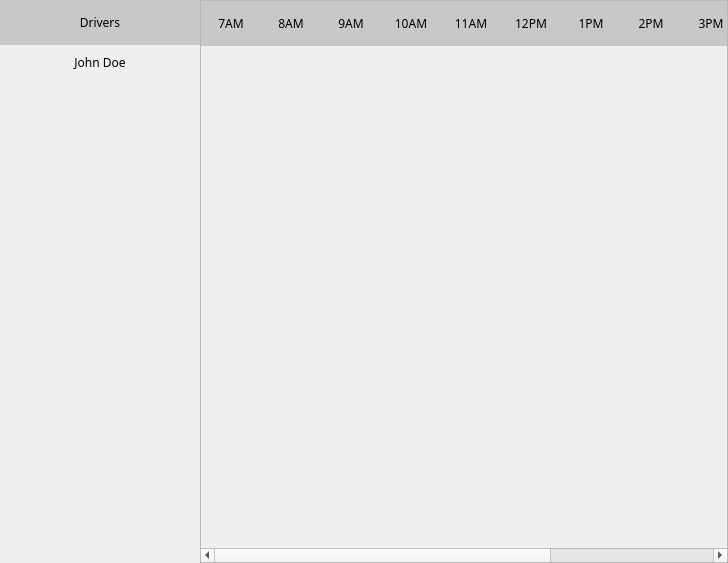
<?xml version="1.0" encoding="UTF-8"?>
<ui version="4.0">
 <class>CalendarWidget</class>
 <widget class="QWidget" name="CalendarWidget">
  <property name="geometry">
   <rect>
    <x>0</x>
    <y>0</y>
    <width>728</width>
    <height>563</height>
   </rect>
  </property>
  <layout class="QHBoxLayout" name="horizontalLayout" stretch="1,4">
   <property name="spacing">
    <number>0</number>
   </property>
   <property name="leftMargin">
    <number>0</number>
   </property>
   <property name="topMargin">
    <number>0</number>
   </property>
   <property name="rightMargin">
    <number>0</number>
   </property>
   <property name="bottomMargin">
    <number>0</number>
   </property>
   <item>
    <layout class="QVBoxLayout" name="DriversLayout">
     <item>
      <widget class="QLabel" name="driversLabel">
       <property name="minimumSize">
        <size>
         <width>200</width>
         <height>45</height>
        </size>
       </property>
       <property name="font">
        <font>
         <family>Segoe UI Black</family>
        </font>
       </property>
       <property name="styleSheet">
        <string notr="true">background-color: rgb(200, 200, 200);</string>
       </property>
       <property name="text">
        <string>Drivers</string>
       </property>
       <property name="alignment">
        <set>Qt::AlignCenter</set>
       </property>
      </widget>
     </item>
     <item>
      <widget class="QPushButton" name="driverButton1">
       <property name="minimumSize">
        <size>
         <width>0</width>
         <height>35</height>
        </size>
       </property>
       <property name="font">
        <font>
         <family>Segoe UI Semibold</family>
        </font>
       </property>
       <property name="styleSheet">
        <string notr="true">QPushButton {
	background-color: qlineargradient(spread:pad, x1:0, y1:0, x2:1, y2:0, stop:				0.039801 rgba(0, 		85, 0, 255), stop:0.0447761 rgba(0, 0, 0, 0));

	border: none;
}

QPushButton::checked {
	background-color:rgb(219, 56, 29);
}</string>
       </property>
       <property name="text">
        <string>John Doe</string>
       </property>
      </widget>
     </item>
     <item>
      <spacer name="verticalSpacer_2">
       <property name="orientation">
        <enum>Qt::Vertical</enum>
       </property>
       <property name="sizeHint" stdset="0">
        <size>
         <width>20</width>
         <height>467</height>
        </size>
       </property>
      </spacer>
     </item>
    </layout>
   </item>
   <item>
    <widget class="QScrollArea" name="TimeScroll">
     <property name="widgetResizable">
      <bool>true</bool>
     </property>
     <widget class="QWidget" name="TimeScrollWidget">
      <property name="geometry">
       <rect>
        <x>0</x>
        <y>0</y>
        <width>780</width>
        <height>540</height>
       </rect>
      </property>
      <layout class="QVBoxLayout" name="verticalLayout_2">
       <property name="spacing">
        <number>0</number>
       </property>
       <property name="leftMargin">
        <number>0</number>
       </property>
       <property name="topMargin">
        <number>0</number>
       </property>
       <property name="rightMargin">
        <number>0</number>
       </property>
       <item>
        <widget class="QWidget" name="TimeWidget" native="true">
         <property name="minimumSize">
          <size>
           <width>780</width>
           <height>45</height>
          </size>
         </property>
         <layout class="QHBoxLayout" name="horizontalLayout_3">
          <property name="spacing">
           <number>0</number>
          </property>
          <property name="leftMargin">
           <number>0</number>
          </property>
          <property name="topMargin">
           <number>0</number>
          </property>
          <property name="rightMargin">
           <number>0</number>
          </property>
          <property name="bottomMargin">
           <number>0</number>
          </property>
          <item>
           <widget class="QLabel" name="time1">
            <property name="font">
             <font>
              <family>Segoe UI Black</family>
             </font>
            </property>
            <property name="styleSheet">
             <string notr="true">background-color: rgb(200, 200, 200);</string>
            </property>
            <property name="text">
             <string>7AM</string>
            </property>
            <property name="alignment">
             <set>Qt::AlignCenter</set>
            </property>
           </widget>
          </item>
          <item>
           <widget class="QLabel" name="time2">
            <property name="font">
             <font>
              <family>Segoe UI Black</family>
             </font>
            </property>
            <property name="styleSheet">
             <string notr="true">background-color: rgb(200, 200, 200);</string>
            </property>
            <property name="text">
             <string>8AM</string>
            </property>
            <property name="alignment">
             <set>Qt::AlignCenter</set>
            </property>
           </widget>
          </item>
          <item>
           <widget class="QLabel" name="time3">
            <property name="font">
             <font>
              <family>Segoe UI Black</family>
             </font>
            </property>
            <property name="styleSheet">
             <string notr="true">background-color: rgb(200, 200, 200);</string>
            </property>
            <property name="text">
             <string>9AM</string>
            </property>
            <property name="alignment">
             <set>Qt::AlignCenter</set>
            </property>
           </widget>
          </item>
          <item>
           <widget class="QLabel" name="time4">
            <property name="font">
             <font>
              <family>Segoe UI Black</family>
             </font>
            </property>
            <property name="styleSheet">
             <string notr="true">background-color: rgb(200, 200, 200);</string>
            </property>
            <property name="text">
             <string>10AM</string>
            </property>
            <property name="alignment">
             <set>Qt::AlignCenter</set>
            </property>
           </widget>
          </item>
          <item>
           <widget class="QLabel" name="time5">
            <property name="font">
             <font>
              <family>Segoe UI Black</family>
             </font>
            </property>
            <property name="styleSheet">
             <string notr="true">background-color: rgb(200, 200, 200);</string>
            </property>
            <property name="text">
             <string>11AM</string>
            </property>
            <property name="alignment">
             <set>Qt::AlignCenter</set>
            </property>
           </widget>
          </item>
          <item>
           <widget class="QLabel" name="time6">
            <property name="font">
             <font>
              <family>Segoe UI Black</family>
             </font>
            </property>
            <property name="styleSheet">
             <string notr="true">background-color: rgb(200, 200, 200);</string>
            </property>
            <property name="text">
             <string>12PM</string>
            </property>
            <property name="alignment">
             <set>Qt::AlignCenter</set>
            </property>
           </widget>
          </item>
          <item>
           <widget class="QLabel" name="time7">
            <property name="font">
             <font>
              <family>Segoe UI Black</family>
             </font>
            </property>
            <property name="styleSheet">
             <string notr="true">background-color: rgb(200, 200, 200);</string>
            </property>
            <property name="text">
             <string>1PM</string>
            </property>
            <property name="alignment">
             <set>Qt::AlignCenter</set>
            </property>
           </widget>
          </item>
          <item>
           <widget class="QLabel" name="time8">
            <property name="font">
             <font>
              <family>Segoe UI Black</family>
             </font>
            </property>
            <property name="styleSheet">
             <string notr="true">background-color: rgb(200, 200, 200);</string>
            </property>
            <property name="text">
             <string>2PM</string>
            </property>
            <property name="alignment">
             <set>Qt::AlignCenter</set>
            </property>
           </widget>
          </item>
          <item>
           <widget class="QLabel" name="time9">
            <property name="font">
             <font>
              <family>Segoe UI Black</family>
             </font>
            </property>
            <property name="styleSheet">
             <string notr="true">background-color: rgb(200, 200, 200);</string>
            </property>
            <property name="text">
             <string>3PM</string>
            </property>
            <property name="alignment">
             <set>Qt::AlignCenter</set>
            </property>
           </widget>
          </item>
          <item>
           <widget class="QLabel" name="time10">
            <property name="font">
             <font>
              <family>Segoe UI Black</family>
             </font>
            </property>
            <property name="styleSheet">
             <string notr="true">background-color: rgb(200, 200, 200);</string>
            </property>
            <property name="text">
             <string>4PM</string>
            </property>
            <property name="alignment">
             <set>Qt::AlignCenter</set>
            </property>
           </widget>
          </item>
          <item>
           <widget class="QLabel" name="time11">
            <property name="font">
             <font>
              <family>Segoe UI Black</family>
             </font>
            </property>
            <property name="styleSheet">
             <string notr="true">background-color: rgb(200, 200, 200);</string>
            </property>
            <property name="text">
             <string>5PM</string>
            </property>
            <property name="alignment">
             <set>Qt::AlignCenter</set>
            </property>
           </widget>
          </item>
          <item>
           <widget class="QLabel" name="time12">
            <property name="font">
             <font>
              <family>Segoe UI Black</family>
             </font>
            </property>
            <property name="styleSheet">
             <string notr="true">background-color: rgb(200, 200, 200);</string>
            </property>
            <property name="text">
             <string>6PM</string>
            </property>
            <property name="alignment">
             <set>Qt::AlignCenter</set>
            </property>
           </widget>
          </item>
          <item>
           <widget class="QLabel" name="time13">
            <property name="font">
             <font>
              <family>Segoe UI Black</family>
             </font>
            </property>
            <property name="styleSheet">
             <string notr="true">background-color: rgb(200, 200, 200);</string>
            </property>
            <property name="text">
             <string>7PM</string>
            </property>
            <property name="alignment">
             <set>Qt::AlignCenter</set>
            </property>
           </widget>
          </item>
         </layout>
        </widget>
       </item>
       <item>
        <widget class="QWidget" name="DriverTimeWidget" native="true">
         <property name="minimumSize">
          <size>
           <width>780</width>
           <height>35</height>
          </size>
         </property>
         <layout class="QHBoxLayout" name="horizontalLayout_4">
          <property name="spacing">
           <number>0</number>
          </property>
          <property name="leftMargin">
           <number>0</number>
          </property>
          <property name="topMargin">
           <number>0</number>
          </property>
          <property name="rightMargin">
           <number>0</number>
          </property>
          <property name="bottomMargin">
           <number>0</number>
          </property>
          <item>
           <widget class="QLabel" name="dTime1">
            <property name="font">
             <font>
              <family>Segoe UI Black</family>
             </font>
            </property>
            <property name="styleSheet">
             <string notr="true"/>
            </property>
            <property name="text">
             <string/>
            </property>
            <property name="alignment">
             <set>Qt::AlignCenter</set>
            </property>
           </widget>
          </item>
          <item>
           <widget class="QLabel" name="dTime2">
            <property name="font">
             <font>
              <family>Segoe UI Black</family>
             </font>
            </property>
            <property name="styleSheet">
             <string notr="true"/>
            </property>
            <property name="text">
             <string/>
            </property>
            <property name="alignment">
             <set>Qt::AlignCenter</set>
            </property>
           </widget>
          </item>
          <item>
           <widget class="QLabel" name="dTime3">
            <property name="font">
             <font>
              <family>Segoe UI Black</family>
             </font>
            </property>
            <property name="styleSheet">
             <string notr="true"/>
            </property>
            <property name="text">
             <string/>
            </property>
            <property name="alignment">
             <set>Qt::AlignCenter</set>
            </property>
           </widget>
          </item>
          <item>
           <widget class="QLabel" name="dTime4">
            <property name="font">
             <font>
              <family>Segoe UI Black</family>
             </font>
            </property>
            <property name="styleSheet">
             <string notr="true"/>
            </property>
            <property name="text">
             <string/>
            </property>
            <property name="alignment">
             <set>Qt::AlignCenter</set>
            </property>
           </widget>
          </item>
          <item>
           <widget class="QLabel" name="dTime5">
            <property name="font">
             <font>
              <family>Segoe UI Black</family>
             </font>
            </property>
            <property name="styleSheet">
             <string notr="true"/>
            </property>
            <property name="text">
             <string/>
            </property>
            <property name="alignment">
             <set>Qt::AlignCenter</set>
            </property>
           </widget>
          </item>
          <item>
           <widget class="QLabel" name="dTime6">
            <property name="font">
             <font>
              <family>Segoe UI Black</family>
             </font>
            </property>
            <property name="styleSheet">
             <string notr="true"/>
            </property>
            <property name="text">
             <string/>
            </property>
            <property name="alignment">
             <set>Qt::AlignCenter</set>
            </property>
           </widget>
          </item>
          <item>
           <widget class="QLabel" name="dTime7">
            <property name="font">
             <font>
              <family>Segoe UI Black</family>
             </font>
            </property>
            <property name="styleSheet">
             <string notr="true"/>
            </property>
            <property name="text">
             <string/>
            </property>
            <property name="alignment">
             <set>Qt::AlignCenter</set>
            </property>
           </widget>
          </item>
          <item>
           <widget class="QLabel" name="dTime8">
            <property name="font">
             <font>
              <family>Segoe UI Black</family>
             </font>
            </property>
            <property name="styleSheet">
             <string notr="true"/>
            </property>
            <property name="text">
             <string/>
            </property>
            <property name="alignment">
             <set>Qt::AlignCenter</set>
            </property>
           </widget>
          </item>
          <item>
           <widget class="QLabel" name="dTime9">
            <property name="font">
             <font>
              <family>Segoe UI Black</family>
             </font>
            </property>
            <property name="styleSheet">
             <string notr="true"/>
            </property>
            <property name="text">
             <string/>
            </property>
            <property name="alignment">
             <set>Qt::AlignCenter</set>
            </property>
           </widget>
          </item>
          <item>
           <widget class="QLabel" name="dTime10">
            <property name="font">
             <font>
              <family>Segoe UI Black</family>
             </font>
            </property>
            <property name="styleSheet">
             <string notr="true"/>
            </property>
            <property name="text">
             <string/>
            </property>
            <property name="alignment">
             <set>Qt::AlignCenter</set>
            </property>
           </widget>
          </item>
          <item>
           <widget class="QLabel" name="dTime11">
            <property name="font">
             <font>
              <family>Segoe UI Black</family>
             </font>
            </property>
            <property name="styleSheet">
             <string notr="true"/>
            </property>
            <property name="text">
             <string/>
            </property>
            <property name="alignment">
             <set>Qt::AlignCenter</set>
            </property>
           </widget>
          </item>
          <item>
           <widget class="QLabel" name="dTime12">
            <property name="font">
             <font>
              <family>Segoe UI Black</family>
             </font>
            </property>
            <property name="styleSheet">
             <string notr="true"/>
            </property>
            <property name="text">
             <string/>
            </property>
            <property name="alignment">
             <set>Qt::AlignCenter</set>
            </property>
           </widget>
          </item>
          <item>
           <widget class="QLabel" name="dTime13">
            <property name="font">
             <font>
              <family>Segoe UI Black</family>
             </font>
            </property>
            <property name="styleSheet">
             <string notr="true"/>
            </property>
            <property name="text">
             <string/>
            </property>
            <property name="alignment">
             <set>Qt::AlignCenter</set>
            </property>
           </widget>
          </item>
         </layout>
        </widget>
       </item>
       <item>
        <spacer name="vSpacer">
         <property name="orientation">
          <enum>Qt::Vertical</enum>
         </property>
         <property name="sizeHint" stdset="0">
          <size>
           <width>20</width>
           <height>40</height>
          </size>
         </property>
        </spacer>
       </item>
      </layout>
     </widget>
    </widget>
   </item>
  </layout>
 </widget>
 <resources/>
 <connections/>
</ui>
